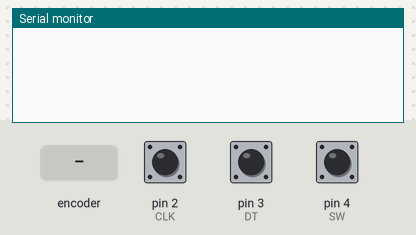
Simulated run of this sketch. Board: Arduino Uno, built with avr-gcc and run on an emulated ATmega328P. Shown: the last lines printed to the serial monitor. Inputs (shaded band) come from the test bench; at power-on: pin 4 (SW) HIGH, pin 2 (CLK) HIGH, pin 3 (DT) HIGH.

Above: at 1.2 s.
1.3 s: rotary encoder on pin 2 (CLK) / pin 3 (DT) turned 1 step (first pin leading)
At 2.2 s:
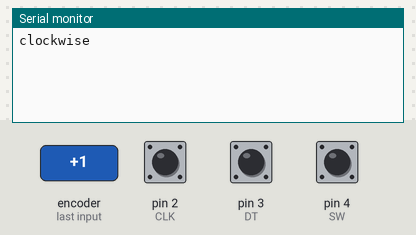
3.0 s: pin 4 (SW) pulled LOW for 0.15 s
At 3.6 s:
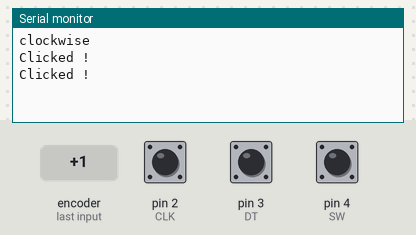
4.6 s: rotary encoder on pin 2 (CLK) / pin 3 (DT) turned 2 steps (second pin leading)
At 5.8 s:
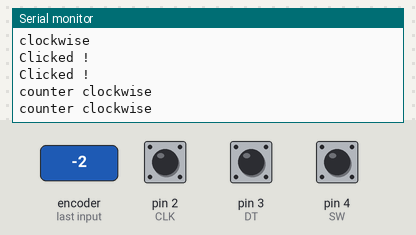

Measured:
- after the input at 1.3 s, the serial monitor: prints a new line at once (image 1)
- after the input at 3.0 s, the serial monitor: prints a new line at once (image 2)
- after the input at 4.6 s, the serial monitor: prints a new line at once (image 3)

The sketch:

encoderTest.ino
```cpp
// used encoder: KY040

#define CLK 2
#define DT  3
#define SW  4

int lastClk = 0;
int curClk = 0;
boolean isFirst = true;
boolean clockwise;

void setup() {
  pinMode(DT, INPUT);
  pinMode(CLK, INPUT);
  pinMode(SW, INPUT);

  digitalWrite(SW, HIGH);
  digitalWrite(DT, HIGH);
  digitalWrite(CLK, HIGH);

  lastClk = digitalRead(CLK);

  Serial.begin(115200);
}

void loop() {

  curClk = digitalRead(CLK);

  if (curClk != lastClk) {

    if (digitalRead(DT) != curClk) {
      // CLK changed first, turn right
      clockwise = true;
    } else {
      // turn left
      clockwise  = false;
    }

    // is used for weird double signal
    if (isFirst) {
      debug( (clockwise  == true) ? "clockwise " : "counter clockwise");
    }

    isFirst = !isFirst;
    // delay(200);
  }

  // check for click
  if (!digitalRead(SW) ) {
     debug("Clicked ! ");
     delay(100);  // debounce
  }

  lastClk = curClk;
}

void debug(const char* msg) {
  Serial.println(msg);
}
```
